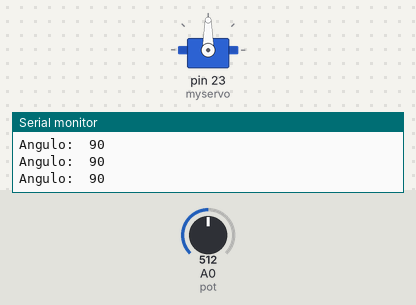
Bench run of a sketch on a simulated Arduino Mega 2560, built with avr-gcc and run on an emulated ATmega2560. On the bench: servo, the last lines printed to the serial monitor. Inputs (shaded band) come from the test bench; at power-on: A0 (pot) = 512.

Above: at 1.2 s.
1.3 s: A0 (pot) set to 716
At 2.4 s:
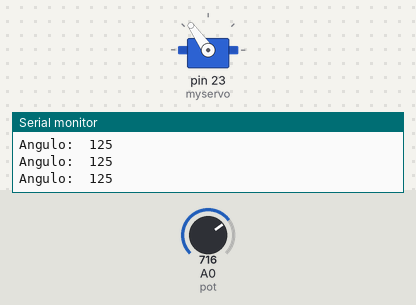
2.8 s: A0 (pot) set to 900
At 3.7 s:
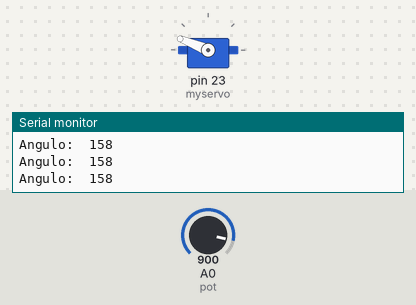
4.3 s: A0 (pot) set to 1023
At 5.5 s:
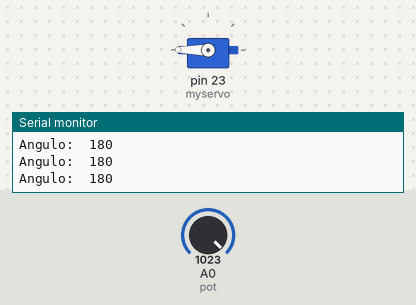
5.8 s: A0 (pot) set to 306
At 7.0 s:
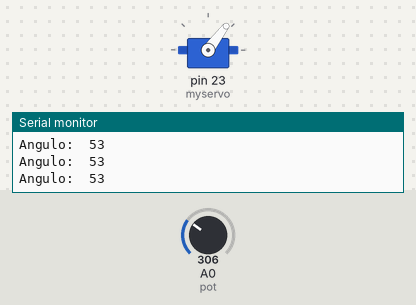
7.3 s: A0 (pot) set to 122
At 7.9 s:
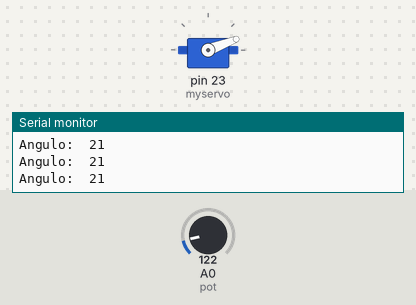
8.8 s: A0 (pot) set to 0
At 9.3 s:
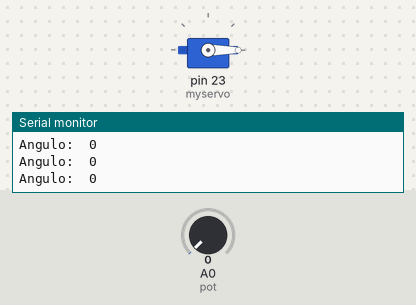
Timing chart, 0 to 11.3 s (numbered marks = the images above; inputs shaded):
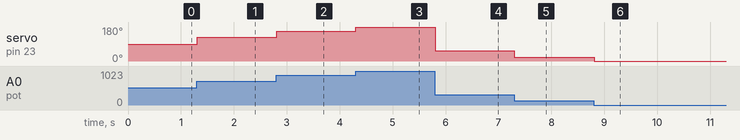

The sketch:

Servomotor+pot.ino
```cpp
#include <Servo.h>

Servo myservo;  //creamos un objeto servo

void setup()
{
  myservo.attach(23);  // asignamos el pin 23 al servo.
   Serial.begin(115200);
}

void loop() {
//  double angulo = 90;
  int adc = analogRead(A0);                // realizamos la lectura del potenciometro
  int angulo = map(adc, 0, 1023, 0, 180);  // escalamos la lectura a un valor entre 0 y 180
  myservo.write(angulo);                   // enviamos el valor escalado al servo.

  Serial.print("Angulo:  ");
  angulo = myservo.read();
  Serial.println(angulo);
  delay(10);
}
```

Measured:
- after the input at 1.3 s, servo on pin 23 (myservo): 90° → 125° at once
- after the input at 2.8 s, servo on pin 23 (myservo): 125° → 158° at once
- after the input at 4.3 s, servo on pin 23 (myservo): 158° → 180° at once
- after the input at 5.8 s, servo on pin 23 (myservo): 180° → 53° at once
- after the input at 7.3 s, servo on pin 23 (myservo): 53° → 21° at once
- after the input at 8.8 s, servo on pin 23 (myservo): 21° → 0° at once
